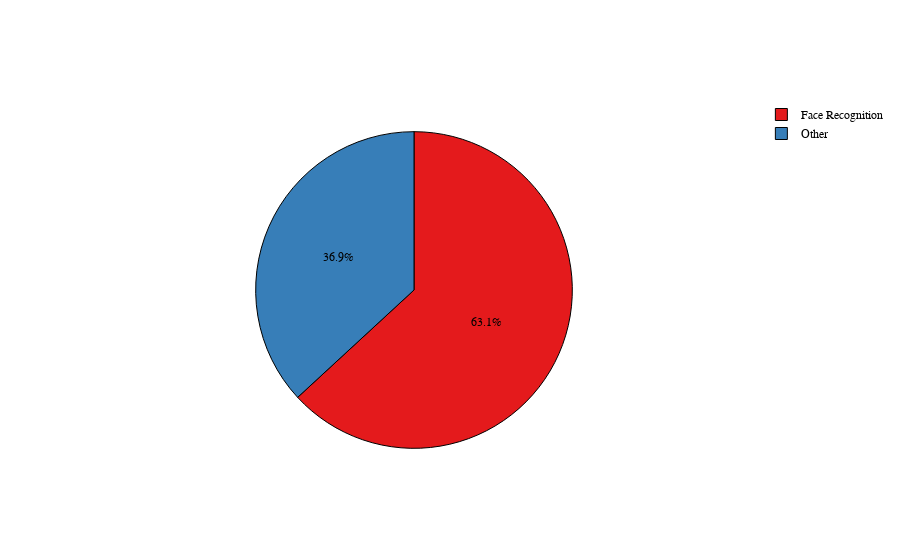
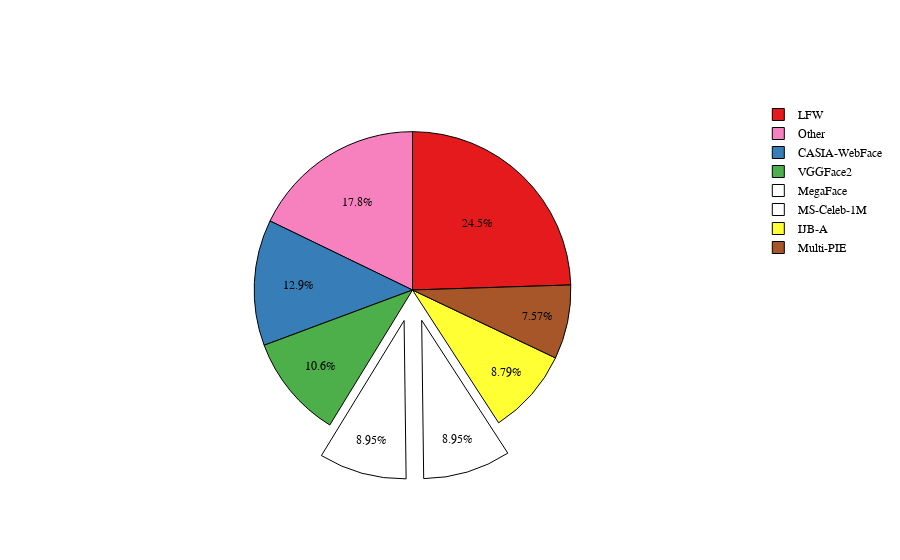

The notebook cell saved with these charts, in order:
### Code cell
import plotly.graph_objects as go

fig = go.Figure(data=[go.Pie(labels=tasks_df['task'], 
                             values=tasks_df['count'],
                            pull=[0, 0, 0, 0.2,0,0,0])])
fig.update_layout(
    font_family="Arial",
    title_font_family="Arial",
    font_color='black',
)
fig.update_traces(marker=dict(colors=px.colors.qualitative.Set1,line=dict(color='#000000', width=1)),textfont_color='black')
fig.show()
temp=[i for i in px.colors.qualitative.Set1]
temp[3]='rgb(255,255,,255)'
temp[4]='rgb(255,255,255)'
temp
fig = go.Figure(data=[go.Pie(labels=dataset_df['name'], 
                             values=dataset_df['count'],
                            pull=[0, 0, 0,.2,.2,0,0])])
fig.update_layout(
    font_family="Arial",
    title_font_family="Arial",
    font_color='black',
)
fig.update_traces(marker=dict(colors=temp,line=dict(color='#000000', width=1)),textfont_color='black')
fig.show()
fig.write_image("/mnt/c/Users/berna/Documents/GoogleDataProject/ImportPlots/FaceRecognitionDatasets.svg")

### Figure 1 — Plotly figure (JSON) as saved in the notebook; plotly's stock layout.template omitted (floating-point values rounded to 4 significant figures)
{"data": [{"labels": ["Face Recognition", "Other"], "marker": {"colors": ["rgb(228,26,28)", "rgb(55,126,184)", "rgb(77,175,74)", "rgb(152,78,163)", "rgb(255,127,0)", "rgb(255,255,51)", "rgb(166,86,40)", "rgb(247,129,191)", "rgb(153,153,153)"], "line": {"color": "#000000", "width": 1}}, "pull": [0, 0, 0, 0.2, 0, 0, 0], "textfont": {"color": "black"}, "type": "pie", "values": [776, 453]}], "layout": {"autosize": true, "font": {"color": "black", "family": "Arial"}, "title": {"font": {"family": "Arial"}}}}

### Figure 2 — Plotly figure (JSON) as saved in the notebook; plotly's stock layout.template omitted (floating-point values rounded to 4 significant figures)
{"data": [{"labels": ["LFW", "CASIA-WebFace", "VGGFace2", "MegaFace", "MS-Celeb-1M", "IJB-A", "Multi-PIE", "Other"], "marker": {"colors": ["rgb(228,26,28)", "rgb(55,126,184)", "rgb(77,175,74)", "rgb(255,255,,255)", "rgb(255,255,255)", "rgb(255,255,51)", "rgb(166,86,40)", "rgb(247,129,191)", "rgb(153,153,153)"], "line": {"color": "#000000", "width": 1}}, "pull": [0, 0, 0, 0.2, 0.2, 0, 0], "textfont": {"color": "black"}, "type": "pie", "values": [301, 158, 130, 110, 110, 108, 93, 219]}], "layout": {"autosize": true, "font": {"color": "black", "family": "Arial"}, "title": {"font": {"family": "Arial"}}}}
